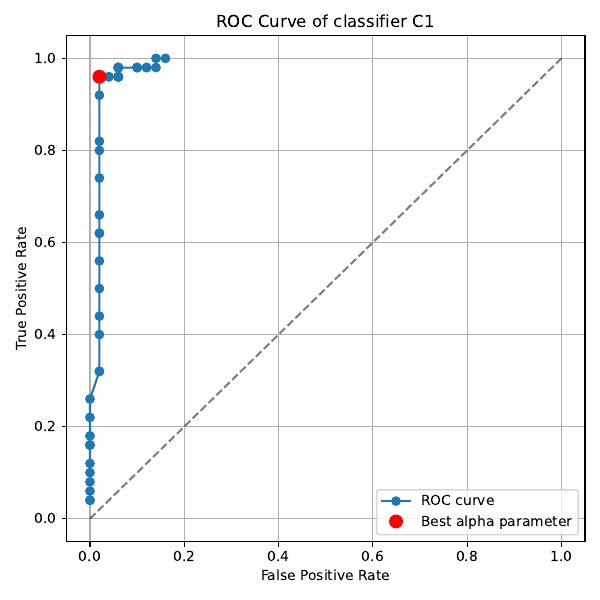

This figure's Python source:
import os
import numpy as np
import matplotlib.pyplot as plt

def getROCseries(ground_truth, predictions):
    """Calculate TPR and FPR for each alpha"""
    
    num_alpha = predictions.shape[1]
    tpr_list = []
    fpr_list = []
    
    for k in range(num_alpha):
        pred = predictions[:, k] # k-th line
        tp = np.sum((pred == 1) & (ground_truth == 1))
        fp = np.sum((pred == 1) & (ground_truth == 0))
        fn = np.sum((pred == 0) & (ground_truth == 1))
        tn = np.sum((pred == 0) & (ground_truth == 0))

        tpr = tp / (tp + fn) if (tp + fn) > 0 else 0  # sensitivity / recall
        fpr = fp / (fp + tn) if (fp + tn) > 0 else 0  # 1 - specificity

        tpr_list.append(tpr)
        fpr_list.append(fpr)
        
    return tpr_list, fpr_list

def best_alpha_maxdiff(tpr_list, fpr_list):
    """Find best alpha parameter from ROC by maximal difference between TPR nad FPR"""
    
    difference = np.array(tpr_list) - np.array(fpr_list)
    best_index = np.argmax(difference)
    return best_index

def best_alpha_mindist(tpr_list, fpr_list):
    """Find best alpha parameter from ROC by distance from (0, 1)"""  
    distances = np.sqrt((np.array(fpr_list))**2 + (1 - np.array(tpr_list))**2)
    best_index = np.argmin(distances)
    return best_index
    
def plotROC(tpr_list, fpr_list, point_index, name=""):
    plt.figure(figsize=(6, 6))
    plt.plot(fpr_list, tpr_list, marker='o', label='ROC curve')
    plt.plot([0, 1], [0, 1], 'k--', alpha=0.5)
    plt.plot(fpr_list[point_index], tpr_list[point_index], 'ro', markersize=9, label='Best alpha parameter')
    plt.xlabel("False Positive Rate")
    plt.ylabel("True Positive Rate")
    plt.title(f"ROC Curve of classifier {name}")
    plt.legend()
    plt.grid(True)
    plt.tight_layout()
    plt.savefig("roc.pdf")
    plt.show()
    
def best_alpha(classifier_name):
    """Task 1"""
    
    path = "classif_result_tables"
    gt_path = os.path.join(path, "GT.dsv")
    ground_truth = np.loadtxt(gt_path, delimiter=',', dtype=int)
    positive_count = np.sum(ground_truth)
    negative_count = len(ground_truth) - positive_count
    print("Ground truth contains these situations:")
    print(f"Positive: {positive_count}")
    print(f"Negative: {negative_count}")
    print("--------")
    
    classifier_path = os.path.join(path, f"{classifier_name}.dsv")
    predictions = np.loadtxt(classifier_path, delimiter=',', dtype=int)
    
    tpr_list, fpr_list = getROCseries(ground_truth, predictions)
    
    best_index_maxdiff = best_alpha_maxdiff(tpr_list, fpr_list)
    print(f"Best alpha parameter (maxdiff): {best_index_maxdiff}")
    print(f"TPR: {tpr_list[best_index_maxdiff]:.3f}, FPR: {fpr_list[best_index_maxdiff]:.3f}")

    best_index_mindist = best_alpha_mindist(tpr_list, fpr_list)
    print(f"Best alpha parameter (nearest [0,1]): {best_index_mindist}")
    print(f"TPR: {tpr_list[best_index_mindist]:.3f}, FPR: {fpr_list[best_index_mindist]:.3f}")

    best_index = best_index_mindist
    plotROC(tpr_list, fpr_list, best_index, classifier_name)

def most_secure_classifier(plot=False, fpr_threshold=0.01):
    """
    Find name and best alpha of the best classifier, 
    metric is based on finding highest TPR-FPR in right sided neighbourheed of zero FPR
    """
    path = "classif_result_tables"
    gt_path = os.path.join(path, "GT.dsv")
    ground_truth = np.loadtxt(gt_path, delimiter=',', dtype=int)

    best_classifier = None
    best_alpha_index = None
    best_score = -float('inf')

    best_tpr_list = None
    best_fpr_list = None

    for i in range(1, 6):
        classifier_name = f"C{i}"
        classifier_path = os.path.join(path, f"{classifier_name}.dsv")
        predictions = np.loadtxt(classifier_path, delimiter=',', dtype=int)

        tpr_list, fpr_list = getROCseries(ground_truth, predictions)

        for k, (fpr, tpr) in enumerate(zip(fpr_list, tpr_list)):
            if 0.0 <= fpr <= fpr_threshold:
                score = tpr - fpr
                if score > best_score:
                    best_score = score
                    best_classifier = classifier_name
                    best_alpha_index = k
                    best_tpr_list = tpr_list
                    best_fpr_list = fpr_list

    if best_classifier is None:
        raise ValueError(f"No classifier has FPR within [0, {fpr_threshold}]")

    print(f"Most secure classifier (TPR - FPR maximized in FPR ≤ {fpr_threshold}): {best_classifier} at alpha index {best_alpha_index}")
    print(f"TPR: {best_tpr_list[best_alpha_index]:.3f}, FPR: {best_fpr_list[best_alpha_index]:.3f}, Score: {best_score:.3f}")

    if plot:
        plotROC(best_tpr_list, best_fpr_list, best_alpha_index, best_classifier)

    return best_classifier, best_alpha_index

def is_better(new_classifier, fpr_threshold=0.01):
    """
    Returns True if new_classifier is better than best classifier, otherwise False.
    Metric is based on finding highest TPR-FPR in right sided neighbourheed of zero FPR [0, fpr_threshold]
    """
    path = "classif_result_tables"
    gt_path = os.path.join(path, "GT.dsv")
    ground_truth = np.loadtxt(gt_path, delimiter=',', dtype=int)

    best_classifier, _ = most_secure_classifier(plot=False, fpr_threshold=fpr_threshold)
    ref_predictions = np.loadtxt(os.path.join(path, f"{best_classifier}.dsv"), delimiter=',', dtype=int)
    ref_tpr_list, ref_fpr_list = getROCseries(ground_truth, ref_predictions)

    ref_score = -float('inf')
    for fpr, tpr in zip(ref_fpr_list, ref_tpr_list):
        if 0.0 <= fpr <= fpr_threshold:
            score = tpr - fpr
            if score > ref_score:
                ref_score = score
                
    new_predictions = np.loadtxt(os.path.join(path, f"{new_classifier}.dsv"), delimiter=',', dtype=int)
    new_tpr_list, new_fpr_list = getROCseries(ground_truth, new_predictions)

    best_new_score = -float('inf')
    for fpr, tpr in zip(new_fpr_list, new_tpr_list):
        if 0.0 <= fpr <= fpr_threshold:
            score = tpr - fpr
            if score > best_new_score:
                best_new_score = score

    return best_new_score > ref_score

def plotROC_comparison_dual_thresholds():
    thresholds = [0.01, 0.02]
    path = "classif_result_tables"
    gt_path = os.path.join(path, "GT.dsv")
    ground_truth = np.loadtxt(gt_path, delimiter=',', dtype=int)

    plt.figure(figsize=(6, 6))

    colors = ['blue', 'green']
    labels = []

    for i, fpr_threshold in enumerate(thresholds):
        best_classifier, best_index = most_secure_classifier(plot=False, fpr_threshold=fpr_threshold)
        classifier_path = os.path.join(path, f"{best_classifier}.dsv")
        predictions = np.loadtxt(classifier_path, delimiter=',', dtype=int)
        tpr_list, fpr_list = getROCseries(ground_truth, predictions)

        plt.plot(fpr_list, tpr_list, marker='o', linestyle='-', color=colors[i], label=f"{best_classifier}, threshold={fpr_threshold}")
        plt.plot(fpr_list[best_index], tpr_list[best_index], 'ro', markersize=9)

    plt.plot([0, 1], [0, 1], 'k--', alpha=0.4)
    plt.axvspan(0.0, 0.02, color='gray', alpha=0.2, label='FPR ≤ 0.02')

    plt.xlabel("False Positive Rate")
    plt.ylabel("True Positive Rate")
    plt.title("Comparason of 2 most secure classifier candidates")
    plt.xlim(0, 0.15)
    plt.ylim(0, 1.0)
    plt.legend()
    plt.grid(True)
    plt.tight_layout()
    plt.savefig("roc_comparison.pdf")
    plt.show()
    
if __name__ == "__main__":
    fpr_threshold = 0.01
    
    best_alpha("C1")
    print("--------")
    most_secure_classifier(fpr_threshold=fpr_threshold)
    print("--------")
    for i in range(1,6):
        res = is_better(f"C{i}", fpr_threshold)
        print(f"{i} {res}")
    plotROC_comparison_dual_thresholds()

